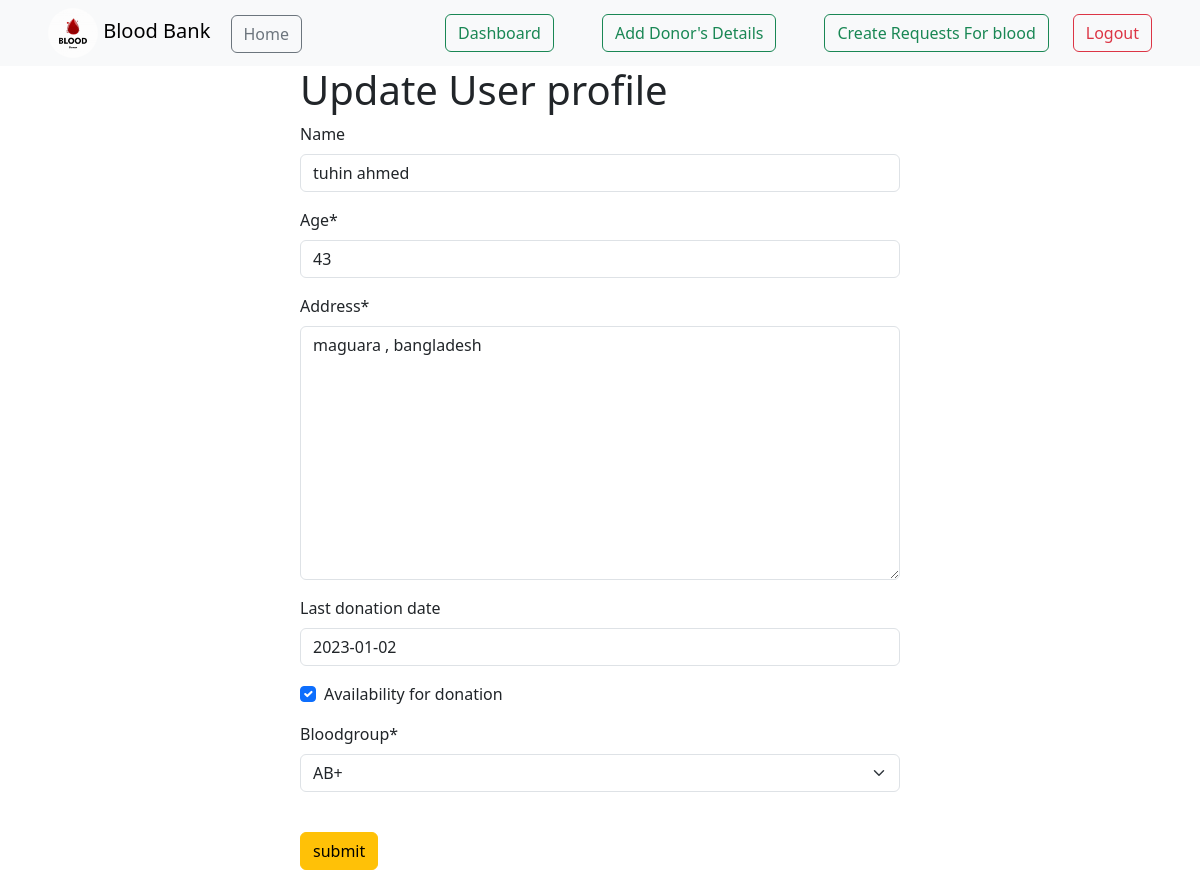
Screenshot of /blood/userdetails/update/4/ (signed in) with the database file from the repository.
### blood/models.py (models this page shows, shortened)
class UserDetails(models.Model):
    user = models.OneToOneField(User, on_delete=models.CASCADE)
    name = models.CharField(max_length=255, null=True, blank=True)
    age = models.IntegerField()
    address = models.TextField()
    last_donation_date = models.DateField(null=True, blank=True)
    availability_for_donation = models.BooleanField(default=True)
    bloodgroup = models.CharField(max_length=5, choices=[('O+', 'O+'), ('O-', 'O-'), ('A+', 'A+'), ('A-', 'A-'), ('B+', 'B+'), ('B-', 'B-'), ('AB+', 'AB+'), ('AB-', 'AB-')])

### blood/views.py (the view)
# urls.py: path('userdetails/update/<int:pk>/', update_userdetails, name='update_userdetails'),
@login_required
def update_userdetails(request, pk):
    user_details = get_object_or_404(UserDetails, pk=pk, user=request.user)
    if request.method == 'POST':
        form = UserDetailsForm(request.POST, instance=user_details)
        if form.is_valid():
            form.save()
            return redirect('success_url_name')  # Change 'success_url_name' to the actual URL name for success
    else:
        form = UserDetailsForm(instance=user_details)
    return render(request, 'userdetails_form.html', {'form': form})

### blood/forms.py
class UserDetailsForm(forms.ModelForm):
    class Meta:
        model = UserDetails
        fields = ['name', 'age', 'address', 'last_donation_date', 'availability_for_donation', 'bloodgroup']

### blood/templates/userdetails_form.html
{% extends "base.html" %} {% block content %} {% load crispy_forms_tags %}
<form style="width: 50%; margin: auto" method="post">
  <h1>Update User profile</h1>
  {% csrf_token %}{{form | crispy}}
  <br />
  <button class="btn btn-warning">submit</button>
</form>
{% endblock %}

### rows the page displays
UserDetails: name "tuhin ahmed", age "43", address "maguara , bangladesh", last_donation_date "2023-01-02", availability_for_donation "☑", bloodgroup "AB+"
